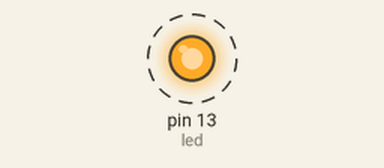
Simulated run of this sketch. Board: Arduino Uno, built with avr-gcc and run on an emulated ATmega328P. On the bench: output pins drawn as LEDs (lit = HIGH). Dashed ring = blinking.

Above: at 0.1 s.
Timing chart, 0 to 3.0 s (numbered marks = the images above):
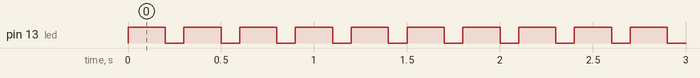

Measured:
- by itself, pin 13 (led): alternates HIGH for 0.20 s and LOW for 0.10 s

The sketch:

Arduino_Led_blinking.ino
```cpp
int led=13;

void setup() {
   //for (i=5; i<10;i++){
  // pinMode (i,OUTPUT);}}
  pinMode (led, OUTPUT);}


void loop() {

  //for (i=5; i<10;i++){
    digitalWrite(led,HIGH);
    delay(200);
    digitalWrite(led,LOW);
    delay(100);
 }
```
